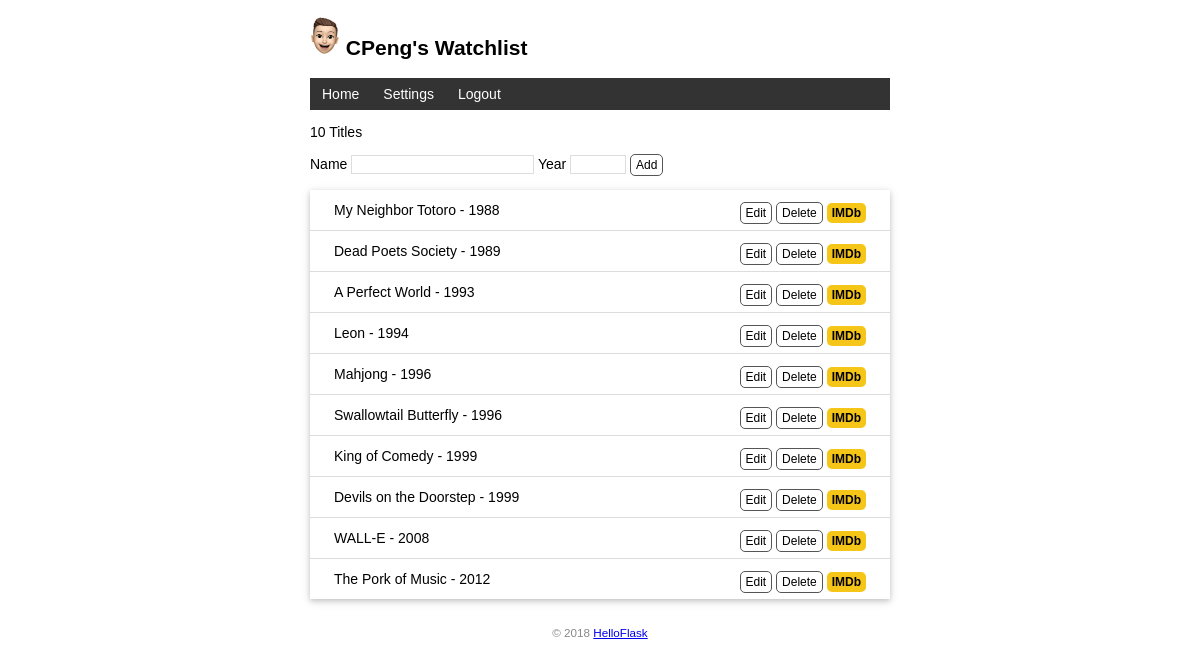
Screenshot of / (signed in) with the database file from the repository.
### watchlist/models.py (models this page shows, shortened)
class User(db.Model, UserMixin):
    id = db.Column(db.Integer, primary_key=True)
    name = db.Column(db.String(20))
    username = db.Column(db.String(20))
    password_hash = db.Column(db.String(128))

class Movie(db.Model):
    id = db.Column(db.Integer, primary_key=True)
    title = db.Column(db.String(60))
    year = db.Column(db.String(4))

### watchlist/views.py (the view, shortened to what this page needs)
@app.route('/', methods=['GET', 'POST'])
def index():
    movies = Movie.query.all()
    return render_template('index.html', movies=movies)

### watchlist/__init__.py (called while the page is built)
@login_manager.user_loader
def load_user(user_id):
    from watchlist.models import User
    user = User.query.get(int(user_id))
    return user

@app.context_processor
def inject_user():
    from watchlist.models import User
    user = User.query.first()
    return dict(user=user)

### watchlist/templates/index.html
{% extends 'base.html' %}
{% block content %}
<p>{{ movies|length }} Titles</p>
<form method="post">
    Name <input type="text" name="title" autocomplete="off" required>
    Year <input type="text" name="year" autocomplete="off" required>
    <input class="btn" type="submit" name="submit" value="Add">
</form>
<ul class="movie-list">
    {% for movie in movies %}
    <li>{{ movie.title }} - {{ movie.year }}
        <span class="float-right">
            {% if current_user.is_authenticated %}
            <a class="btn" href="{{ url_for('edit', movie_id=movie.id) }}">Edit</a>
            <form class="inline-form" method="post" action="{{ url_for('delete', movie_id=movie.id) }}">
                <input class="btn" type="submit" name="delete" value="Delete" onclick="return confirm('Are you sure?')">
            </form>
            <a class="imdb" href="https://www.imdb.com/find?q={{ movie.title }}" target="_blank" title="Find this movie on IMDb">IMDb</a>
            {% endif %}
        </span>
    </li>
    {% endfor %}
</ul>
{% endblock %}

### watchlist/templates/base.html (shortened to what this page needs)
<!DOCTYPE html>
<html lang="en">
<head>
    {% block head %}
    <link rel="stylesheet" href="{{ url_for('static', filename='style.css') }}" type="text/css">
    {% endblock %}
</head>
<body>
    <h2>
        <img alt="Avatar" class="avatar" src="{{ url_for('static', filename='images/avatar.png') }}">
        {{ user.name }}'s Watchlist
    </h2>
    <nav>
        <ul>
            <li><a href="{{ url_for('index') }}">Home</a></li>
            {% if current_user.is_authenticated %}
            <li><a href="{{ url_for('settings')}}">Settings</a></li>
            <li><a href="{{ url_for('logout')}}">Logout</a></li>
            {% else %}
            <li><a href="{{ url_for('login')}}">Login</a></li>
            {% endif %}
        </ul>
    </nav>
    {% block content %}{% endblock %}
    <footer>
        <small>&copy; 2018 <a href="http://helloflask.com/book/3">HelloFlask</a></small>
    </footer>
</body>
</html>

### watchlist/static/style.css (style rules this page uses)
body { margin: auto; max-width: 580px; font-size: 14px; font-family: Helvetica, Arial, sans-serif; }
footer { color: #888; margin-top: 15px; text-align: center; padding: 10px; }
.avatar { width: 30px; }
.movie-list { list-style-type: none; padding: 0; margin-bottom: 10px; box-shadow: 0 2px 5px 0 rgba(0, 0, 0, 0.16), 0 2px 10px 0 rgba(0, 0, 0, 0.12); }
.movie-list li { padding: 12px 24px; border-bottom: 1px solid #ddd; }
.movie-list li:last-child { border-bottom:none; }
nav ul { list-style-type: none; margin: 0; padding: 0; overflow: hidden; background-color: #333; }
nav li { float: left; }
nav li a { display: block; color: white; text-align: center; padding: 8px 12px; text-decoration: none; }
.float-right { float: right; }
.imdb { font-size: 12px; font-weight: bold; color: black; text-decoration: none; background: #F5C518; border-radius: 5px; padding: 3px 5px; }
input[type=submit] { font-family: inherit; }
input[type=text] { border: 1px solid #ddd; }
input[name=year] { width: 50px; }
.btn { font-size: 12px; padding: 3px 5px; text-decoration: none; cursor: pointer; background-color: white; color: black; border: 1px solid #555555; border-radius: 5px; }
.inline-form { display: inline; }

### rows the page displays
User: name "CPeng"
Movie: title "My Neighbor Totoro", year "1988"
Movie: title "Dead Poets Society", year "1989"
Movie: title "A Perfect World", year "1993"
Movie: title "Leon", year "1994"
Movie: title "Mahjong", year "1996"
Movie: title "Swallowtail Butterfly", year "1996"
Movie: title "King of Comedy", year "1999"
Movie: title "Devils on the Doorstep", year "1999"
Movie: title "WALL-E", year "2008"
Movie: title "The Pork of Music", year "2012"

### other values shown
{{ movies|length }} "10"
